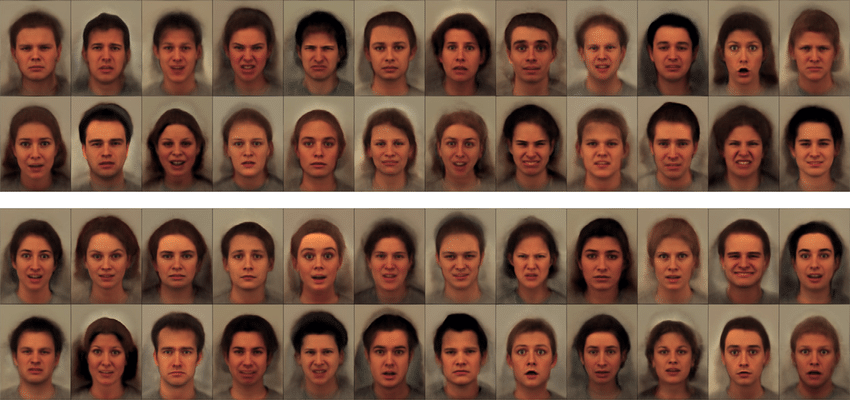
#> input picture HaarCascade Face Recognition/test_images/Mulitple Faces.jpg, 850 x 400 px
$ python main.py
#> lines starting #> are read from the running program, lines starting #| are printed output that depends on the picture; after the words box and inside, x2 and y2 are one past the last pixel; in counts of white or black regions, pixels touching at a corner belong together
import cv2
from PIL import Image

# Load the Haar Cascade classifier
face_cascade = cv2.CascadeClassifier("haarcascade.xml")

# Read the image
image = cv2.imread("test_images/Mulitple Faces.jpg")
#> image is the input picture: shape (400, 850, 3); mean B, G, R 67.7, 85.1, 118.3

# Convert the image to grayscale
gray_image = cv2.cvtColor(image, cv2.COLOR_BGR2GRAY)
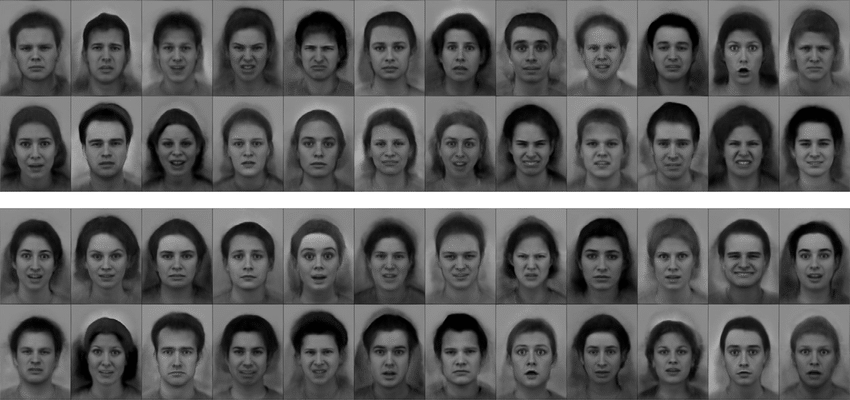
#> gray_image: shape (400, 850); min 1, max 255, mean 93

gray_image = cv2.resize(src=gray_image, dsize=(0, 0), fx=0.5, fy=0.5)
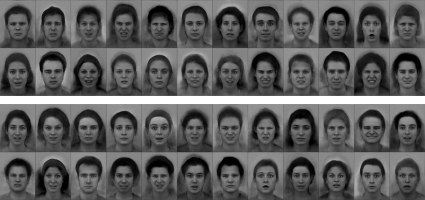
#> gray_image: shape (200, 425); min 1, max 255, mean 93.2

# Detect faces in the image
faces = face_cascade.detectMultiScale(image, scaleFactor=1.1, minNeighbors=10, minSize=(30, 30))
#> faces = 48 rows, first 6: [79, 26, 54, 54], [293, 28, 53, 53], [576, 26, 54, 54], [717, 124, 53, 53], [362, 236, 54, 54], [505, 236, 52, 52]

print(len(faces))
#| 48

# Draw rectangles around the detected faces
for (x, y, w, h) in faces:
    cv2.rectangle(image, (x, y), (x+w, y+h), (255, 0, 0), 2)
#> this loop made 48 passes
#> (x, y, w, h) on passes 1 to 12: (79, 26, 54, 54), (293, 28, 53, 53), (576, 26, 54, 54), (717, 124, 53, 53), (362, 236, 54, 54), (505, 236, 52, 52), (8, 331, 55, 55), (149, 26, 56, 56), (434, 27, 53, 53), (7, 26, 57, 57), (221, 27, 55, 55), (787, 28, 55, 55)
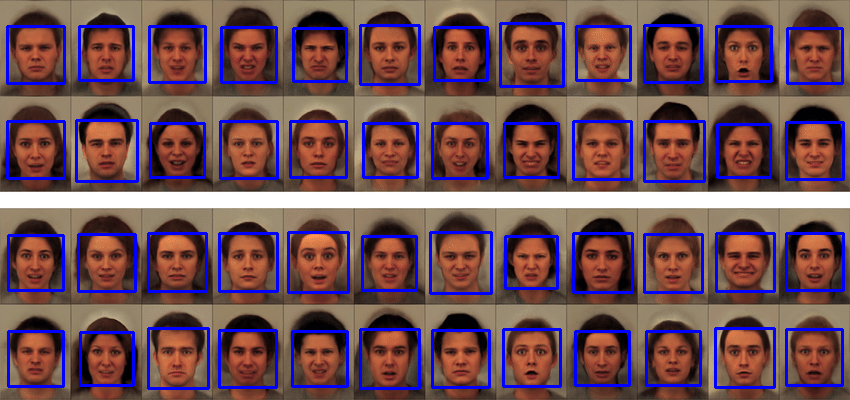
#> image: shape (400, 850, 3); 9.51% of pixels changed, all inside (x1, y1, x2, y2) = (6, 22, 845, 390)
    # print(f"""
    # x : {x}
    # y : {y}
    # w : {w}
    # h : {h}
    # """)
# Display the image with rectangles around the faces
cv2.imshow('Frame', image)

# Wait for a key press and then close the window
cv2.waitKey(0)
cv2.destroyAllWindows()

$ run again, with HaarCascade Face Recognition/test_images/a567940c61eb580455d8f886f55d21b1.jpg copied over HaarCascade Face Recognition/test_images/Mulitple Faces.jpg
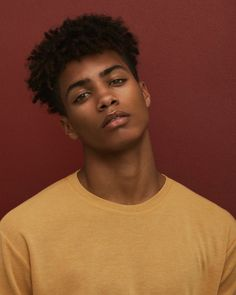
#> input picture HaarCascade Face Recognition/test_images/a567940c61eb580455d8f886f55d21b1.jpg, 236 x 295 px
#> image is the input picture: shape (295, 236, 3); mean B, G, R 47.4, 74.9, 125.7
#> `gray_image = cv2.cvtColor(image, cv2.COLOR_BGR2GRAY)`:
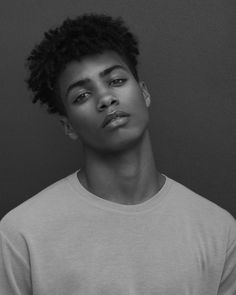
#> gray_image: shape (295, 236); min 5, max 173, mean 87
#> faces = ()
#| 0
